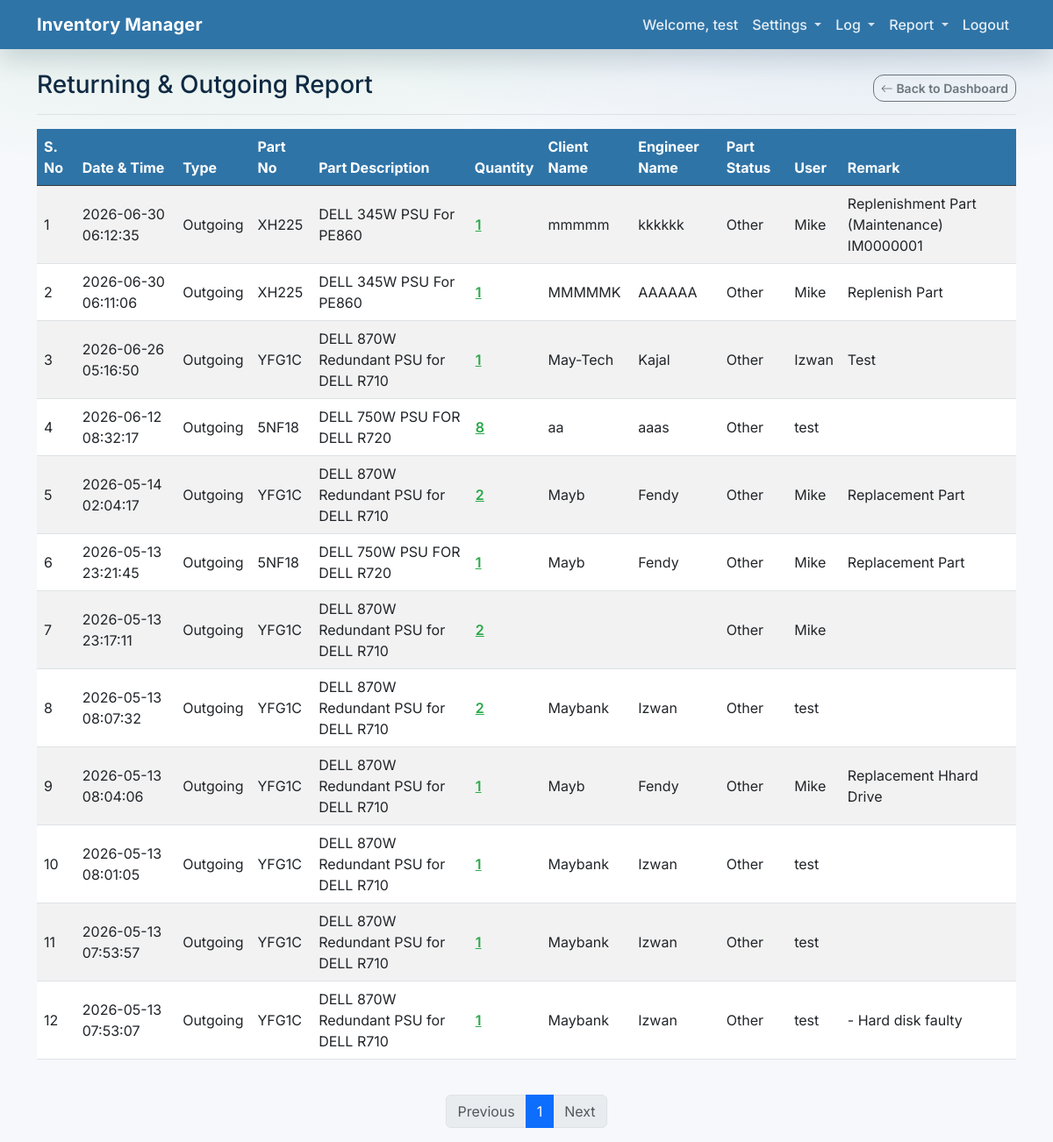
Screenshot of /movements (signed in) with the database file from the repository.
### app/models.py (models this page shows, shortened)
class User(Base):
    __tablename__ = "users"
    id = Column(Integer, primary_key=True, index=True)
    email = Column(String, unique=True, index=True)
    hashed_password = Column(String)
    full_name = Column(String, nullable=True)
    is_active = Column(Boolean, default=True)
    is_admin = Column(Boolean, default=False)

class SkuPart(Base):
    __tablename__ = "sku_parts"
    id = Column(Integer, primary_key=True, index=True)
    created_at = Column(DateTime(timezone=True), server_default=func.now())
    sku = Column(String, index=True)
    name = Column(String, index=True)
    description = Column(String, nullable=True)
    part_category = Column(String, nullable=True)
    rack_type = Column(String, nullable=True)
    tray_type = Column(String, nullable=True)
    platform = Column(String, nullable=True)
    criticality = Column(String, default="Medium")
    annual_demand = Column(Integer, default=0)
    items = relationship("PartItem", back_populates="sku_part", cascade="all, delete-orphan")
    meta = relationship("SkuPartMeta", back_populates="sku_part", uselist=False, cascade="all, delete-orphan")

### app/main.py (the view)
@app.get("/movements", response_class=HTMLResponse)
async def movements_report(
    request: Request,
    page: int = 1,
    limit: int = 20,
    type: str | None = None,
    db: Session = Depends(get_db),
):
    user = await auth.get_current_user_from_cookie(request, db)
    if not user:
        return RedirectResponse(url="/login?session_expired=true")
    if type == "returning":
        actions = ["RETURNING_PART"]
        include_prefix = None
        exclude_actions = None
        report_title = "Returning Log"
        report_type = "returning"
    elif type == "outgoing":
        actions = ["OUTGOING_PART"]
        include_prefix = None
        exclude_actions = None
        report_title = "Outgoing Log"
        report_type = "outgoing"
    else:
        actions = None
        include_prefix = None
        exclude_actions = None
        report_title = "Returning & Outgoing Report"
        report_type = None
    skip = (page - 1) * limit
    logs, total_count = crud.get_movement_logs(
        db,
        skip=skip,
        limit=limit,
        actions=actions,
        include_prefix=include_prefix,
        exclude_actions=exclude_actions,
    )
    total_pages = (total_count + limit - 1) // limit
    movements = []
    for log in logs:
        created_at = log.created_at
        created_at_str = created_at.strftime("%Y-%m-%d %H:%M:%S") if created_at else ""
        user_label = ""
        if log.user:
            user_label = log.user.full_name or log.user.email or ""
        part_no = log.part.sku if log.part else ""
        part_name = log.part.name if log.part else ""
        quantity = ""
        client_name = ""
        engineer_name = ""
        part_status = ""
        remark = ""
        serials = ""
        if log.description:
            segments = [s.strip() for s in log.description.split(";")]
            for seg in segments:
                if seg.lower().startswith("quantity:"):
                    quantity = seg.split(":", 1)[1].strip()
                elif seg.lower().startswith("client:"):
                    client_name = seg.split(":", 1)[1].strip()
                elif seg.lower().startswith("engineer:"):
                    engineer_name = seg.split(":", 1)[1].strip()
                elif seg.lower().startswith("status:"):
                    part_status = seg.split(":", 1)[1].strip()
                elif seg.lower().startswith("serial no:"):
                    serials = seg.split(":", 1)[1].strip()
                elif seg.lower().startswith("remark:"):
                    remark = seg.split(":", 1)[1].strip()
        movements.append(
            {
                "created_at": created_at_str,
                "action": log.action,
                "user": user_label,
                "part_no": part_no,
                "part_name": part_name,
                "quantity": quantity,
                "client_name": client_name,
                "engineer_name": engineer_name,
                "part_status": part_status,
                "remark": remark,
                "serials": serials,
            }
        )
    return templates.TemplateResponse(
        request,
        "movements.html",
        {
            "request": request,
            "user": user,
            "movements": movements,
            "page": page,
            "limit": limit,
            "total_pages": total_pages,
            "total_count": total_count,
            "report_title": report_title,
            "report_type": report_type,
        },
    )

### app/templates/movements.html (shortened to what this page needs)
{% extends "base.html" %}
{% block content %}
<div class="d-flex justify-content-between flex-wrap flex-md-nowrap align-items-center pb-2 mb-3 border-bottom">
    <h2 class="h3">{{ report_title }}</h2>
    <div class="btn-toolbar mb-2 mb-md-0 gap-2">
        <a href="/" class="btn btn-outline-secondary btn-sm">
            <i class="bi bi-arrow-left"></i> Back to Dashboard
        </a>
    </div>
</div>
<div class="table-responsive">
    <table class="table table-striped table-hover align-middle">
        <thead class="table-dark">
            <tr>
                <th scope="col">S. No</th>
                <th scope="col">Date &amp; Time</th>
                <th scope="col">Type</th>
                <th scope="col">Part No</th>
                <th scope="col">Part Description</th>
                <th scope="col">Quantity</th>
                <th scope="col">Client Name</th>
                <th scope="col">Engineer Name</th>
                {% if report_type != 'outgoing' %}
                <th scope="col">Part Status</th>
                {% endif %}
                <th scope="col">User</th>
                <th scope="col">Remark</th>
            </tr>
        </thead>
        <tbody>
            {% for m in movements %}
            <tr>
                <td>{{ (page - 1) * limit + loop.index }}</td>
                <td>{{ m.created_at }}</td>
                <td>
                    {% if m.action == 'OUTGOING_PART' %}
                    Outgoing
                    {% elif m.action == 'RETURNING_FAULTY' %}
                    Returning
                    {% elif m.action == 'RETURNING_PART' %}
                    Returning
                    {% else %}
                    {{ m.action }}
                    {% endif %}
                </td>
                <td>{{ m.part_no }}</td>
                <td>{{ m.part_name }}</td>
                <td>
                    {% if m.quantity %}
                    <button type="button"
                            class="btn btn-link p-0 movement-qty-btn"
                            data-bs-toggle="modal"
                            data-bs-target="#movementDetailModal"
                            data-datetime="{{ m.created_at }}"
                            data-action="{{ m.action }}"
                            data-part-no="{{ m.part_no }}"
                            data-part-name="{{ m.part_name }}"
                            data-quantity="{{ m.quantity }}"
                            data-serials="{{ m.serials }}"
                            data-client="{{ m.client_name }}"
                            data-engineer="{{ m.engineer_name }}"
                            data-status="{{ m.part_status }}"
                            data-user="{{ m.user }}"
                            data-remark="{{ m.remark }}">
                        {{ m.quantity }}
                    </button>
                    {% else %}
                    {{ m.quantity }}
                    {% endif %}
                </td>
                <td>{{ m.client_name }}</td>
                <td>{{ m.engineer_name }}</td>
                {% if report_type != 'outgoing' %}
                <td>{{ m.part_status }}</td>
                {% endif %}
                <td>{{ m.user }}</td>
                <td>{{ m.remark }}</td>
            </tr>
            {% else %}
            <tr>
                <td colspan="{% if report_type == 'outgoing' %}10{% else %}11{% endif %}" class="text-center py-4 text-muted">
                    No movements recorded yet.
                </td>
            </tr>
            {% endfor %}
        </tbody>
    </table>
</div>
<nav aria-label="Movements pagination" class="mt-4">
    <ul class="pagination justify-content-center">
        <li class="page-item {% if page == 1 %}disabled{% endif %}">
            <a class="page-link" href="/movements?page={{ page - 1 }}&limit={{ limit }}{% if report_type %}&type={{ report_type }}{% endif %}">Previous</a>
        </li>
        {% for p in range(1, total_pages + 1) %}
        <li class="page-item {% if p == page %}active{% endif %}">
            <a class="page-link" href="/movements?page={{ p }}&limit={{ limit }}{% if report_type %}&type={{ report_type }}{% endif %}">{{ p }}</a>
        </li>
        {% endfor %}
        <li class="page-item {% if page == total_pages %}disabled{% endif %}">
            <a class="page-link" href="/movements?page={{ page + 1 }}&limit={{ limit }}{% if report_type %}&type={{ report_type }}{% endif %}">Next</a>
        </li>
    </ul>
</nav>
{% endblock %}

### app/templates/base.html (shortened to what this page needs)
<!DOCTYPE html>
<html lang="en">
<head>
    <link href="https://cdn.jsdelivr.net/npm/bootstrap@5.3.0/dist/css/bootstrap.min.css" rel="stylesheet">
    <link rel="stylesheet" href="https://cdn.jsdelivr.net/npm/bootstrap-icons@1.11.0/font/bootstrap-icons.css">
    <link rel="stylesheet" href="https://cdn.jsdelivr.net/npm/ag-grid-community/styles/ag-grid.css">
</head>
<body>
    {% block body_content %}
    <nav class="navbar navbar-expand-lg navbar-dark bg-primary mb-4">
        <div class="container">
            <a class="navbar-brand" href="/">Inventory Manager</a>
            <div class="collapse navbar-collapse" id="navbarNav">
                <ul class="navbar-nav ms-auto">
                    {% if user %}
                    <li class="nav-item">
                        <span class="nav-link text-white">Welcome, {{ user.full_name or user.email }}</span>
                    </li>
                    <li class="nav-item dropdown">
                        <a class="nav-link dropdown-toggle" href="#" id="settingsDropdown" role="button" data-bs-toggle="dropdown" aria-expanded="false">
                            Settings
                        </a>
                    </li>
                    <li class="nav-item dropdown">
                        <a class="nav-link dropdown-toggle" href="#" id="logDropdown" role="button" data-bs-toggle="dropdown" aria-expanded="false">
                            Log
                        </a>
                    </li>
                    <li class="nav-item dropdown">
                        <a class="nav-link dropdown-toggle" href="#" id="reportDropdown" role="button" data-bs-toggle="dropdown" aria-expanded="false">
                            Report
                        </a>
                    </li>
                    <li class="nav-item">
                        <a class="nav-link" href="/logout">Logout</a>
                    </li>
                    {% endif %}
                </ul>
            </div>
        </div>
    </nav>
    <div class="container">
        {% block content %}{% endblock %}
    </div>
    {% endblock %}
</body>
</html>

### app/templates/base.html (style rules this page uses)
:root { --bb-navy: #2f74a7; --bb-navy-hover: #275f88; --bb-teal: #2aa84a; --bb-teal-hover: #228a3d; --bb-bg: #f6f8fb; --bb-surface: #ffffff; --bb-border: #e6edf5; --bb-text: #102a43; --bb-muted: #6b7a90; --bs-primary: var(--bb-navy); --bs-link-color: var(--bb-teal); --bs-link-hover-color: var(--bb-teal-hover); --bs-body-font-family: Inter, system-ui, -apple-system, "Segoe UI", Roboto, "Helvetica Neue", Arial, "Noto Sans", "Liberation Sans", sans-serif; }
body { background: radial-gradient(900px 300px at 20% 0%, rgba(42, 168, 74, 0.10), rgba(42, 168, 74, 0.0) 65%), radial-gradient(900px 300px at 80% 0%, rgba(47, 116, 167, 0.12), rgba(47, 116, 167, 0.0) 65%), var(--bb-bg); color: var(--bb-text); }
.navbar.bg-primary { background-color: var(--bb-navy) !important; box-shadow: 0 10px 30px rgba(16, 42, 67, 0.18); }
.navbar-brand { font-weight: 700; letter-spacing: 0.2px; }
.nav-link { font-weight: 500; }
.navbar .nav-link { color: rgba(255, 255, 255, 0.88) !important; }
.navbar .dropdown-toggle::after { opacity: 0.9; }
.btn { border-radius: 12px; font-weight: 600; }
.table-dark { --bs-table-bg: var(--bb-navy); --bs-table-striped-bg: rgba(255, 255, 255, 0.04); --bs-table-striped-color: #ffffff; --bs-table-color: #ffffff; }

### rows the page displays
User: full_name "test", index "3", created_at "2026-06-26 05:16:50", part_no "YFG1C", part_name "DELL 870W Redundant PSU for DELL R710", quantity "1", client_name "May-Tech", engineer_name "Kajal", part_status "Other", user "Izwan", remark "Test", user "test"
SkuPart: part_no "XH225" "XH225", part_name "DELL 345W PSU For PE860" "DELL 345W PSU For PE860"
User: user "Mike" "Mike" "Mike" "Mike" "Mike" "Mike"
SkuPart: part_no "5NF18" "5NF18", part_name "DELL 750W PSU FOR DELL R720" "DELL 750W PSU FOR DELL R720"
SkuPart: part_no "YFG1C" "YFG1C" "YFG1C", part_name "DELL 870W Redundant PSU for DELL R710" "DELL 870W Redundant PSU for DELL R710" "DELL 870W Redundant PSU for DELL R710"
User: index "8", created_at "2026-05-13 08:07:32", part_no "YFG1C", part_name "DELL 870W Redundant PSU for DELL R710", quantity "2", client_name "Maybank", engineer_name "Izwan", part_status "Other", user "test", index "10", created_at "2026-05-13 08:01:05", quantity "1", index "11", created_at "2026-05-13 07:53:57", index "12", created_at "2026-05-13 07:53:07", remark "- Hard disk faulty"

### other values shown
{{ report_title }} "Returning & Outgoing Report"
{{ (page - 1) * limit + loop.index }} "1" "2" "4" "5" "6" "7" "9"
{{ m.created_at }} "2026-06-30 06:12:35" "2026-06-30 06:11:06" "2026-06-12 08:32:17" "2026-05-14 02:04:17" "2026-05-13 23:21:45" "2026-05-13 23:17:11" "2026-05-13 08:04:06"
{{ m.quantity }} "1" "1" "8" "2" "1" "2" "1"
{{ m.client_name }} "mmmmm" "MMMMMK" "aa" "Mayb" "Mayb" "Mayb"
{{ m.engineer_name }} "kkkkkk" "AAAAAA" "aaas" "Fendy" "Fendy" "Fendy"
{{ m.part_status }} "Other" "Other" "Other" "Other" "Other" "Other" "Other"
{{ m.remark }} "Replenishment Part (Maintenance) IM0000001" "Replenish Part" "Replacement Part" "Replacement Part" "Replacement Hhard Drive"
{{ p }} "1"
